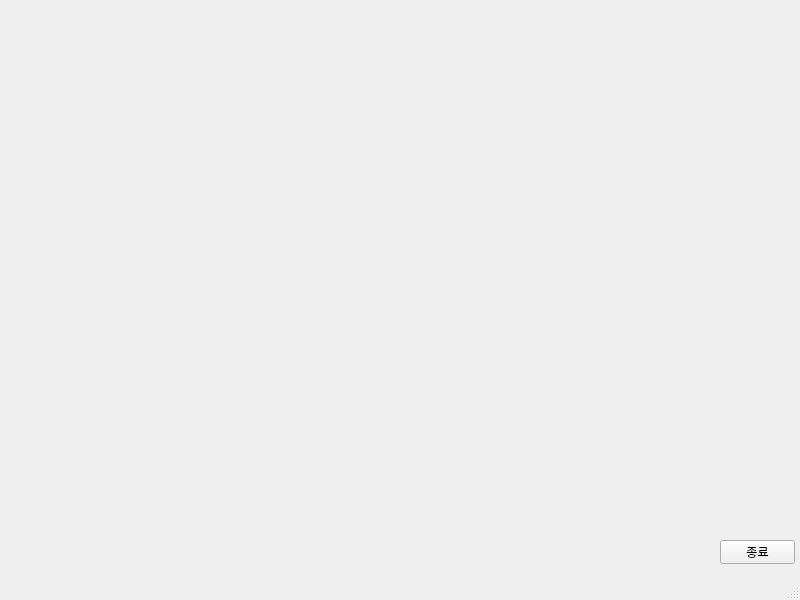
<?xml version="1.0" encoding="UTF-8"?>
<ui version="4.0">
 <class>MainWindow</class>
 <widget class="QMainWindow" name="MainWindow">
  <property name="geometry">
   <rect>
    <x>0</x>
    <y>0</y>
    <width>800</width>
    <height>600</height>
   </rect>
  </property>
  <property name="windowTitle">
   <string>MainWindow</string>
  </property>
  <widget class="QWidget" name="centralwidget">
   <widget class="QLabel" name="label">
    <property name="geometry">
     <rect>
      <x>-10</x>
      <y>0</y>
      <width>821</width>
      <height>571</height>
     </rect>
    </property>
    <property name="text">
     <string/>
    </property>
    <property name="pixmap">
     <pixmap resource="resources.qrc">:/parkinglot/004.png</pixmap>
    </property>
    <property name="scaledContents">
     <bool>true</bool>
    </property>
   </widget>
   <widget class="QPushButton" name="pushButton">
    <property name="geometry">
     <rect>
      <x>720</x>
      <y>540</y>
      <width>75</width>
      <height>24</height>
     </rect>
    </property>
    <property name="text">
     <string>종료</string>
    </property>
   </widget>
  </widget>
  <widget class="QStatusBar" name="statusbar"/>
 </widget>
 <resources>
  <include location="resources.qrc"/>
 </resources>
 <connections/>
</ui>
